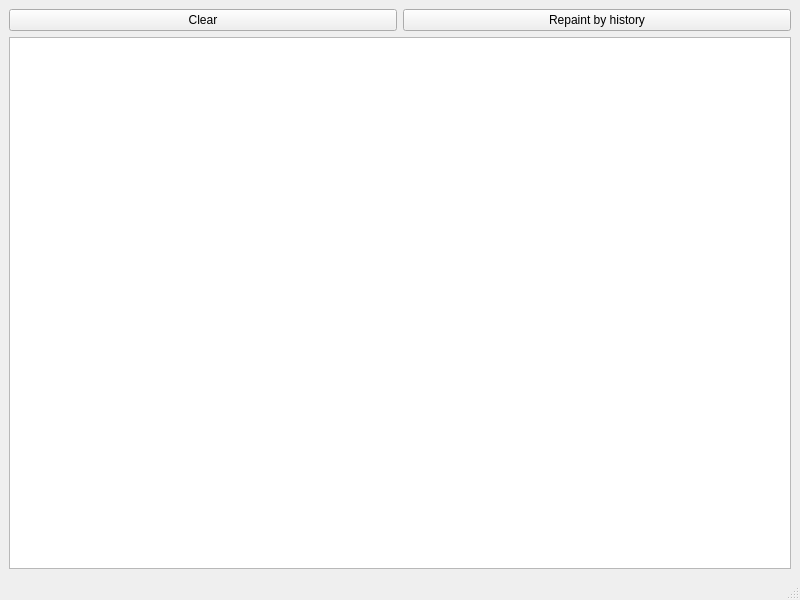
<?xml version="1.0" encoding="UTF-8"?>
<ui version="4.0">
 <class>MainWindow</class>
 <widget class="QMainWindow" name="MainWindow">
  <property name="geometry">
   <rect>
    <x>0</x>
    <y>0</y>
    <width>800</width>
    <height>600</height>
   </rect>
  </property>
  <property name="windowTitle">
   <string>MainWindow</string>
  </property>
  <widget class="QWidget" name="centralwidget">
   <layout class="QVBoxLayout" name="verticalLayout">
    <item>
     <layout class="QHBoxLayout" name="horizontalLayout">
      <item>
       <widget class="QPushButton" name="pushButton_Clear">
        <property name="text">
         <string>Clear</string>
        </property>
       </widget>
      </item>
      <item>
       <widget class="QPushButton" name="pushButton_Repaint">
        <property name="text">
         <string>Repaint by history</string>
        </property>
       </widget>
      </item>
     </layout>
    </item>
    <item>
     <widget class="QGraphicsView" name="graphicsView"/>
    </item>
   </layout>
  </widget>
  <widget class="QMenuBar" name="menubar">
   <property name="geometry">
    <rect>
     <x>0</x>
     <y>0</y>
     <width>800</width>
     <height>28</height>
    </rect>
   </property>
  </widget>
  <widget class="QStatusBar" name="statusbar"/>
 </widget>
 <resources/>
 <connections/>
</ui>
